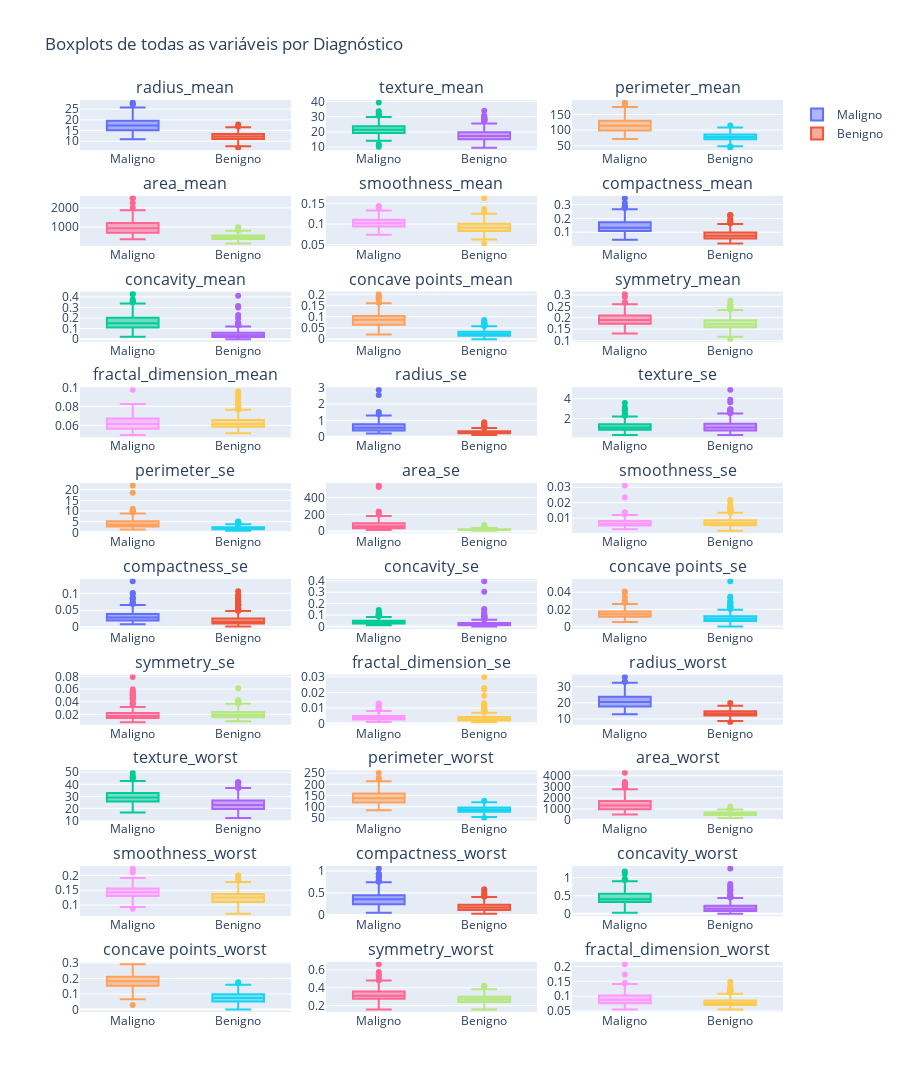

Notebook code for this chart:
### Code cell
colunas_numericas = [col for col in df_dataset.select_dtypes(include=['float64', 'int64']).columns if col != 'id']

n_cols = 3
n_rows = (len(colunas_numericas) + n_cols - 1) // n_cols

fig = make_subplots(
    rows=n_rows, 
    cols=n_cols,
    subplot_titles=colunas_numericas,
    vertical_spacing=0.05,   
    horizontal_spacing=0.05  
)

for idx, coluna in enumerate(colunas_numericas):
    row = idx // n_cols + 1
    col = idx % n_cols + 1
    
    for diagnosis in df_dataset['diagnosis'].unique():
        df_filtrado = df_dataset[df_dataset['diagnosis'] == diagnosis]
        fig.add_trace(
            go.Box(y=df_filtrado[coluna], name=diagnosis, showlegend=(idx == 0)),
            row=row,
            col=col
        )

fig.update_layout(
    height=300 * n_rows,  # Reduzido para compactar mais
    title_text="Boxplots de todas as variáveis por Diagnóstico",
    showlegend=True
)
fig.show()

### Figure 1 — Plotly figure (JSON) as saved in the notebook; plotly's stock layout.template omitted (floating-point values rounded to 4 significant figures; data arrays with more than 128 entries replaced by an {"elided": "..."} marker saying what was removed)
{"data": [{"name": "Maligno", "showlegend": true, "type": "box", "xaxis": "x", "y": {"elided": "212 float values"}, "yaxis": "y"}, {"name": "Benigno", "showlegend": true, "type": "box", "xaxis": "x", "y": {"elided": "357 float values"}, "yaxis": "y"}, {"name": "Maligno", "showlegend": false, "type": "box", "xaxis": "x2", "y": {"elided": "212 float values"}, "yaxis": "y2"}, {"name": "Benigno", "showlegend": false, "type": "box", "xaxis": "x2", "y": {"elided": "357 float values"}, "yaxis": "y2"}, {"name": "Maligno", "showlegend": false, "type": "box", "xaxis": "x3", "y": {"elided": "212 float values"}, "yaxis": "y3"}, {"name": "Benigno", "showlegend": false, "type": "box", "xaxis": "x3", "y": {"elided": "357 float values"}, "yaxis": "y3"}, {"name": "Maligno", "showlegend": false, "type": "box", "xaxis": "x4", "y": {"elided": "212 float values"}, "yaxis": "y4"}, {"name": "Benigno", "showlegend": false, "type": "box", "xaxis": "x4", "y": {"elided": "357 float values"}, "yaxis": "y4"}, {"name": "Maligno", "showlegend": false, "type": "box", "xaxis": "x5", "y": {"elided": "212 float values"}, "yaxis": "y5"}, {"name": "Benigno", "showlegend": false, "type": "box", "xaxis": "x5", "y": {"elided": "357 float values"}, "yaxis": "y5"}, {"name": "Maligno", "showlegend": false, "type": "box", "xaxis": "x6", "y": {"elided": "212 float values"}, "yaxis": "y6"}, {"name": "Benigno", "showlegend": false, "type": "box", "xaxis": "x6", "y": {"elided": "357 float values"}, "yaxis": "y6"}, {"name": "Maligno", "showlegend": false, "type": "box", "xaxis": "x7", "y": {"elided": "212 float values"}, "yaxis": "y7"}, {"name": "Benigno", "showlegend": false, "type": "box", "xaxis": "x7", "y": {"elided": "357 float values"}, "yaxis": "y7"}, {"name": "Maligno", "showlegend": false, "type": "box", "xaxis": "x8", "y": {"elided": "212 float values"}, "yaxis": "y8"}, {"name": "Benigno", "showlegend": false, "type": "box", "xaxis": "x8", "y": {"elided": "357 float values"}, "yaxis": "y8"}, {"name": "Maligno", "showlegend": false, "type": "box", "xaxis": "x9", "y": {"elided": "212 float values"}, "yaxis": "y9"}, {"name": "Benigno", "showlegend": false, "type": "box", "xaxis": "x9", "y": {"elided": "357 float values"}, "yaxis": "y9"}, {"name": "Maligno", "showlegend": false, "type": "box", "xaxis": "x10", "y": {"elided": "212 float values"}, "yaxis": "y10"}, {"name": "Benigno", "showlegend": false, "type": "box", "xaxis": "x10", "y": {"elided": "357 float values"}, "yaxis": "y10"}, {"name": "Maligno", "showlegend": false, "type": "box", "xaxis": "x11", "y": {"elided": "212 float values"}, "yaxis": "y11"}, {"name": "Benigno", "showlegend": false, "type": "box", "xaxis": "x11", "y": {"elided": "357 float values"}, "yaxis": "y11"}, {"name": "Maligno", "showlegend": false, "type": "box", "xaxis": "x12", "y": {"elided": "212 float values"}, "yaxis": "y12"}, {"name": "Benigno", "showlegend": false, "type": "box", "xaxis": "x12", "y": {"elided": "357 float values"}, "yaxis": "y12"}, {"name": "Maligno", "showlegend": false, "type": "box", "xaxis": "x13", "y": {"elided": "212 float values"}, "yaxis": "y13"}, {"name": "Benigno", "showlegend": false, "type": "box", "xaxis": "x13", "y": {"elided": "357 float values"}, "yaxis": "y13"}, {"name": "Maligno", "showlegend": false, "type": "box", "xaxis": "x14", "y": {"elided": "212 float values"}, "yaxis": "y14"}, {"name": "Benigno", "showlegend": false, "type": "box", "xaxis": "x14", "y": {"elided": "357 float values"}, "yaxis": "y14"}, {"name": "Maligno", "showlegend": false, "type": "box", "xaxis": "x15", "y": {"elided": "212 float values"}, "yaxis": "y15"}, {"name": "Benigno", "showlegend": false, "type": "box", "xaxis": "x15", "y": {"elided": "357 float values"}, "yaxis": "y15"}, {"name": "Maligno", "showlegend": false, "type": "box", "xaxis": "x16", "y": {"elided": "212 float values"}, "yaxis": "y16"}, {"name": "Benigno", "showlegend": false, "type": "box", "xaxis": "x16", "y": {"elided": "357 float values"}, "yaxis": "y16"}, {"name": "Maligno", "showlegend": false, "type": "box", "xaxis": "x17", "y": {"elided": "212 float values"}, "yaxis": "y17"}, {"name": "Benigno", "showlegend": false, "type": "box", "xaxis": "x17", "y": {"elided": "357 float values"}, "yaxis": "y17"}, {"name": "Maligno", "showlegend": false, "type": "box", "xaxis": "x18", "y": {"elided": "212 float values"}, "yaxis": "y18"}, {"name": "Benigno", "showlegend": false, "type": "box", "xaxis": "x18", "y": {"elided": "357 float values"}, "yaxis": "y18"}, {"name": "Maligno", "showlegend": false, "type": "box", "xaxis": "x19", "y": {"elided": "212 float values"}, "yaxis": "y19"}, {"name": "Benigno", "showlegend": false, "type": "box", "xaxis": "x19", "y": {"elided": "357 float values"}, "yaxis": "y19"}, {"name": "Maligno", "showlegend": false, "type": "box", "xaxis": "x20", "y": {"elided": "212 float values"}, "yaxis": "y20"}, {"name": "Benigno", "showlegend": false, "type": "box", "xaxis": "x20", "y": {"elided": "357 float values"}, "yaxis": "y20"}, {"name": "Maligno", "showlegend": false, "type": "box", "xaxis": "x21", "y": {"elided": "212 float values"}, "yaxis": "y21"}, {"name": "Benigno", "showlegend": false, "type": "box", "xaxis": "x21", "y": {"elided": "357 float values"}, "yaxis": "y21"}, {"name": "Maligno", "showlegend": false, "type": "box", "xaxis": "x22", "y": {"elided": "212 float values"}, "yaxis": "y22"}, {"name": "Benigno", "showlegend": false, "type": "box", "xaxis": "x22", "y": {"elided": "357 float values"}, "yaxis": "y22"}, {"name": "Maligno", "showlegend": false, "type": "box", "xaxis": "x23", "y": {"elided": "212 float values"}, "yaxis": "y23"}, {"name": "Benigno", "showlegend": false, "type": "box", "xaxis": "x23", "y": {"elided": "357 float values"}, "yaxis": "y23"}, {"name": "Maligno", "showlegend": false, "type": "box", "xaxis": "x24", "y": {"elided": "212 float values"}, "yaxis": "y24"}, {"name": "Benigno", "showlegend": false, "type": "box", "xaxis": "x24", "y": {"elided": "357 float values"}, "yaxis": "y24"}, {"name": "Maligno", "showlegend": false, "type": "box", "xaxis": "x25", "y": {"elided": "212 float values"}, "yaxis": "y25"}, {"name": "Benigno", "showlegend": false, "type": "box", "xaxis": "x25", "y": {"elided": "357 float values"}, "yaxis": "y25"}, {"name": "Maligno", "showlegend": false, "type": "box", "xaxis": "x26", "y": {"elided": "212 float values"}, "yaxis": "y26"}, {"name": "Benigno", "showlegend": false, "type": "box", "xaxis": "x26", "y": {"elided": "357 float values"}, "yaxis": "y26"}, {"name": "Maligno", "showlegend": false, "type": "box", "xaxis": "x27", "y": {"elided": "212 float values"}, "yaxis": "y27"}, {"name": "Benigno", "showlegend": false, "type": "box", "xaxis": "x27", "y": {"elided": "357 float values"}, "yaxis": "y27"}, {"name": "Maligno", "showlegend": false, "type": "box", "xaxis": "x28", "y": {"elided": "212 float values"}, "yaxis": "y28"}, {"name": "Benigno", "showlegend": false, "type": "box", "xaxis": "x28", "y": {"elided": "357 float values"}, "yaxis": "y28"}, {"name": "Maligno", "showlegend": false, "type": "box", "xaxis": "x29", "y": {"elided": "212 float values"}, "yaxis": "y29"}, {"name": "Benigno", "showlegend": false, "type": "box", "xaxis": "x29", "y": {"elided": "357 float values"}, "yaxis": "y29"}, {"name": "Maligno", "showlegend": false, "type": "box", "xaxis": "x30", "y": {"elided": "212 float values"}, "yaxis": "y30"}, {"name": "Benigno", "showlegend": false, "type": "box", "xaxis": "x30", "y": {"elided": "357 float values"}, "yaxis": "y30"}], "layout": {"annotations": [{"font": {"size": 16}, "showarrow": false, "text": "radius_mean", "x": 0.15, "xanchor": "center", "xref": "paper", "y": 1, "yanchor": "bottom", "yref": "paper"}, {"font": {"size": 16}, "showarrow": false, "text": "texture_mean", "x": 0.5, "xanchor": "center", "xref": "paper", "y": 1, "yanchor": "bottom", "yref": "paper"}, {"font": {"size": 16}, "showarrow": false, "text": "perimeter_mean", "x": 0.85, "xanchor": "center", "xref": "paper", "y": 1, "yanchor": "bottom", "yref": "paper"}, {"font": {"size": 16}, "showarrow": false, "text": "area_mean", "x": 0.15, "xanchor": "center", "xref": "paper", "y": 0.895, "yanchor": "bottom", "yref": "paper"}, {"font": {"size": 16}, "showarrow": false, "text": "smoothness_mean", "x": 0.5, "xanchor": "center", "xref": "paper", "y": 0.895, "yanchor": "bottom", "yref": "paper"}, {"font": {"size": 16}, "showarrow": false, "text": "compactness_mean", "x": 0.85, "xanchor": "center", "xref": "paper", "y": 0.895, "yanchor": "bottom", "yref": "paper"}, {"font": {"size": 16}, "showarrow": false, "text": "concavity_mean", "x": 0.15, "xanchor": "center", "xref": "paper", "y": 0.79, "yanchor": "bottom", "yref": "paper"}, {"font": {"size": 16}, "showarrow": false, "text": "concave points_mean", "x": 0.5, "xanchor": "center", "xref": "paper", "y": 0.79, "yanchor": "bottom", "yref": "paper"}, {"font": {"size": 16}, "showarrow": false, "text": "symmetry_mean", "x": 0.85, "xanchor": "center", "xref": "paper", "y": 0.79, "yanchor": "bottom", "yref": "paper"}, {"font": {"size": 16}, "showarrow": false, "text": "fractal_dimension_mean", "x": 0.15, "xanchor": "center", "xref": "paper", "y": 0.685, "yanchor": "bottom", "yref": "paper"}, {"font": {"size": 16}, "showarrow": false, "text": "radius_se", "x": 0.5, "xanchor": "center", "xref": "paper", "y": 0.685, "yanchor": "bottom", "yref": "paper"}, {"font": {"size": 16}, "showarrow": false, "text": "texture_se", "x": 0.85, "xanchor": "center", "xref": "paper", "y": 0.685, "yanchor": "bottom", "yref": "paper"}, {"font": {"size": 16}, "showarrow": false, "text": "perimeter_se", "x": 0.15, "xanchor": "center", "xref": "paper", "y": 0.58, "yanchor": "bottom", "yref": "paper"}, {"font": {"size": 16}, "showarrow": false, "text": "area_se", "x": 0.5, "xanchor": "center", "xref": "paper", "y": 0.58, "yanchor": "bottom", "yref": "paper"}, {"font": {"size": 16}, "showarrow": false, "text": "smoothness_se", "x": 0.85, "xanchor": "center", "xref": "paper", "y": 0.58, "yanchor": "bottom", "yref": "paper"}, {"font": {"size": 16}, "showarrow": false, "text": "compactness_se", "x": 0.15, "xanchor": "center", "xref": "paper", "y": 0.475, "yanchor": "bottom", "yref": "paper"}, {"font": {"size": 16}, "showarrow": false, "text": "concavity_se", "x": 0.5, "xanchor": "center", "xref": "paper", "y": 0.475, "yanchor": "bottom", "yref": "paper"}, {"font": {"size": 16}, "showarrow": false, "text": "concave points_se", "x": 0.85, "xanchor": "center", "xref": "paper", "y": 0.475, "yanchor": "bottom", "yref": "paper"}, {"font": {"size": 16}, "showarrow": false, "text": "symmetry_se", "x": 0.15, "xanchor": "center", "xref": "paper", "y": 0.37, "yanchor": "bottom", "yref": "paper"}, {"font": {"size": 16}, "showarrow": false, "text": "fractal_dimension_se", "x": 0.5, "xanchor": "center", "xref": "paper", "y": 0.37, "yanchor": "bottom", "yref": "paper"}, {"font": {"size": 16}, "showarrow": false, "text": "radius_worst", "x": 0.85, "xanchor": "center", "xref": "paper", "y": 0.37, "yanchor": "bottom", "yref": "paper"}, {"font": {"size": 16}, "showarrow": false, "text": "texture_worst", "x": 0.15, "xanchor": "center", "xref": "paper", "y": 0.265, "yanchor": "bottom", "yref": "paper"}, {"font": {"size": 16}, "showarrow": false, "text": "perimeter_worst", "x": 0.5, "xanchor": "center", "xref": "paper", "y": 0.265, "yanchor": "bottom", "yref": "paper"}, {"font": {"size": 16}, "showarrow": false, "text": "area_worst", "x": 0.85, "xanchor": "center", "xref": "paper", "y": 0.265, "yanchor": "bottom", "yref": "paper"}, {"font": {"size": 16}, "showarrow": false, "text": "smoothness_worst", "x": 0.15, "xanchor": "center", "xref": "paper", "y": 0.16, "yanchor": "bottom", "yref": "paper"}, {"font": {"size": 16}, "showarrow": false, "text": "compactness_worst", "x": 0.5, "xanchor": "center", "xref": "paper", "y": 0.16, "yanchor": "bottom", "yref": "paper"}, {"font": {"size": 16}, "showarrow": false, "text": "concavity_worst", "x": 0.85, "xanchor": "center", "xref": "paper", "y": 0.16, "yanchor": "bottom", "yref": "paper"}, {"font": {"size": 16}, "showarrow": false, "text": "concave points_worst", "x": 0.15, "xanchor": "center", "xref": "paper", "y": 0.055, "yanchor": "bottom", "yref": "paper"}, {"font": {"size": 16}, "showarrow": false, "text": "symmetry_worst", "x": 0.5, "xanchor": "center", "xref": "paper", "y": 0.055, "yanchor": "bottom", "yref": "paper"}, {"font": {"size": 16}, "showarrow": false, "text": "fractal_dimension_worst", "x": 0.85, "xanchor": "center", "xref": "paper", "y": 0.055, "yanchor": "bottom", "yref": "paper"}], "height": 3000, "showlegend": true, "title": {"text": "Boxplots de todas as variáveis por Diagnóstico"}, "xaxis": {"anchor": "y", "domain": [0, 0.3]}, "xaxis10": {"anchor": "y10", "domain": [0, 0.3]}, "xaxis11": {"anchor": "y11", "domain": [0.35, 0.65]}, "xaxis12": {"anchor": "y12", "domain": [0.7, 1]}, "xaxis13": {"anchor": "y13", "domain": [0, 0.3]}, "xaxis14": {"anchor": "y14", "domain": [0.35, 0.65]}, "xaxis15": {"anchor": "y15", "domain": [0.7, 1]}, "xaxis16": {"anchor": "y16", "domain": [0, 0.3]}, "xaxis17": {"anchor": "y17", "domain": [0.35, 0.65]}, "xaxis18": {"anchor": "y18", "domain": [0.7, 1]}, "xaxis19": {"anchor": "y19", "domain": [0, 0.3]}, "xaxis2": {"anchor": "y2", "domain": [0.35, 0.65]}, "xaxis20": {"anchor": "y20", "domain": [0.35, 0.65]}, "xaxis21": {"anchor": "y21", "domain": [0.7, 1]}, "xaxis22": {"anchor": "y22", "domain": [0, 0.3]}, "xaxis23": {"anchor": "y23", "domain": [0.35, 0.65]}, "xaxis24": {"anchor": "y24", "domain": [0.7, 1]}, "xaxis25": {"anchor": "y25", "domain": [0, 0.3]}, "xaxis26": {"anchor": "y26", "domain": [0.35, 0.65]}, "xaxis27": {"anchor": "y27", "domain": [0.7, 1]}, "xaxis28": {"anchor": "y28", "domain": [0, 0.3]}, "xaxis29": {"anchor": "y29", "domain": [0.35, 0.65]}, "xaxis3": {"anchor": "y3", "domain": [0.7, 1]}, "xaxis30": {"anchor": "y30", "domain": [0.7, 1]}, "xaxis4": {"anchor": "y4", "domain": [0, 0.3]}, "xaxis5": {"anchor": "y5", "domain": [0.35, 0.65]}, "xaxis6": {"anchor": "y6", "domain": [0.7, 1]}, "xaxis7": {"anchor": "y7", "domain": [0, 0.3]}, "xaxis8": {"anchor": "y8", "domain": [0.35, 0.65]}, "xaxis9": {"anchor": "y9", "domain": [0.7, 1]}, "yaxis": {"anchor": "x", "domain": [0.945, 1]}, "yaxis10": {"anchor": "x10", "domain": [0.63, 0.685]}, "yaxis11": {"anchor": "x11", "domain": [0.63, 0.685]}, "yaxis12": {"anchor": "x12", "domain": [0.63, 0.685]}, "yaxis13": {"anchor": "x13", "domain": [0.525, 0.58]}, "yaxis14": {"anchor": "x14", "domain": [0.525, 0.58]}, "yaxis15": {"anchor": "x15", "domain": [0.525, 0.58]}, "yaxis16": {"anchor": "x16", "domain": [0.42, 0.475]}, "yaxis17": {"anchor": "x17", "domain": [0.42, 0.475]}, "yaxis18": {"anchor": "x18", "domain": [0.42, 0.475]}, "yaxis19": {"anchor": "x19", "domain": [0.315, 0.37]}, "yaxis2": {"anchor": "x2", "domain": [0.945, 1]}, "yaxis20": {"anchor": "x20", "domain": [0.315, 0.37]}, "yaxis21": {"anchor": "x21", "domain": [0.315, 0.37]}, "yaxis22": {"anchor": "x22", "domain": [0.21, 0.265]}, "yaxis23": {"anchor": "x23", "domain": [0.21, 0.265]}, "yaxis24": {"anchor": "x24", "domain": [0.21, 0.265]}, "yaxis25": {"anchor": "x25", "domain": [0.105, 0.16]}, "yaxis26": {"anchor": "x26", "domain": [0.105, 0.16]}, "yaxis27": {"anchor": "x27", "domain": [0.105, 0.16]}, "yaxis28": {"anchor": "x28", "domain": [0, 0.055]}, "yaxis29": {"anchor": "x29", "domain": [0, 0.055]}, "yaxis3": {"anchor": "x3", "domain": [0.945, 1]}, "yaxis30": {"anchor": "x30", "domain": [0, 0.055]}, "yaxis4": {"anchor": "x4", "domain": [0.84, 0.895]}, "yaxis5": {"anchor": "x5", "domain": [0.84, 0.895]}, "yaxis6": {"anchor": "x6", "domain": [0.84, 0.895]}, "yaxis7": {"anchor": "x7", "domain": [0.735, 0.79]}, "yaxis8": {"anchor": "x8", "domain": [0.735, 0.79]}, "yaxis9": {"anchor": "x9", "domain": [0.735, 0.79]}}}
